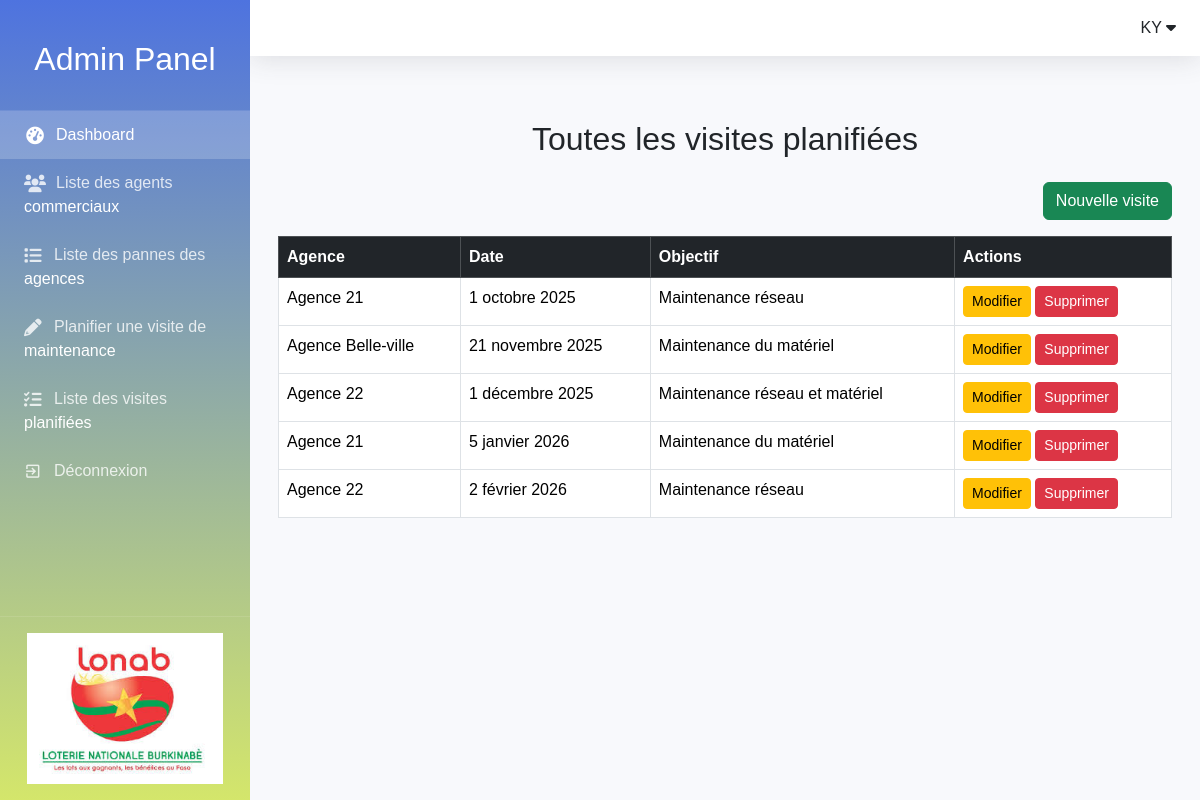
Page /monapplication/visites/ (signed in) on the committed database.
### monapplication/models.py (models this page shows, shortened)
class VisiteMaintenance(models.Model):
    agence = models.ForeignKey('Agence', on_delete=models.CASCADE)
    date_visite = models.DateField()
    objet = models.CharField(max_length=255)
    date_creation = models.DateTimeField(default=timezone.now)

class Agence(models.Model):
    nom = models.CharField(max_length=100)
    adresse = models.TextField()
    localisation = models.CharField(max_length=255, blank=True, null=True)
    responsable = models.ForeignKey(
        ResponsableAgence,  # changé ici
        on_delete=models.SET_NULL,
        null=True,
        blank=True,
        verbose_name="Responsable de l'agence"
    )

### monapplication/views.py (the view)
# urls.py: path('visites/', views.liste_visites_admin, name='liste_visites_admin'),
@login_required
@user_passes_test(is_admin)
def liste_visites_admin(request):
    visites = VisiteMaintenance.objects.all().order_by('date_visite')
    return render(request, 'liste_visites_admin.html', {'visites': visites})

### monapplication/views.py (called while the page is built)
def is_admin(user):
    return user.is_superuser

### monapplication/templates/liste_visites_admin.html
{% extends 'base_generic.html' %}
{% block content %}
<div class="container mt-5">
    <h2 class="text-center mb-4">Toutes les visites planifiées</h2>
    <div class="text-end mb-3">
        <a href="{% url 'planifier_visite' %}" class="btn btn-success">Nouvelle visite</a>
    </div>
    {% if visites %}
    <table class="table table-bordered text-center">
        <thead class="table-dark">
            <tr>
                <th>Agence</th>
                <th>Date</th>
                <th>Objectif</th>
                <th>Actions</th>
            </tr>
        </thead>
        <tbody>
            {% for visite in visites %}
            <tr>
                <td>{{ visite.agence.nom }}</td>
                <td>{{ visite.date_visite}}</td>
                <td>{{ visite.objet }}</td>
                <td>
                    <a href="{% url 'modifier_visite' visite.id %}" class="btn btn-warning btn-sm">Modifier</a>
                    <a href="{% url 'supprimer_visite' visite.id %}" class="btn btn-danger btn-sm">Supprimer</a>
                </td>
            </tr>
            {% endfor %}
        </tbody>
    </table>
    {% else %}
        <p class="text-center">Aucune visite planifiée.</p>
    {% endif %}
</div>
{% endblock %}

### monapplication/templates/base_generic.html (style rules this page uses)
:root { --primary: #4e73df; --secondary: #858796; --success: #1cc88a; --info: #36b9cc; --warning: #f6c23e; --danger: #e74a3b; --light: #f8f9fc; --dark: #5a5c69; }
* { margin: 0; padding: 0; box-sizing: border-box; font-family: 'Nunito', sans-serif; }
body { background-color: #f8f9fc; min-height: 100vh; display: flex; }
table { width: 100%; border-collapse: collapse; }
th, td { padding: 0.75rem; text-align: left; border-bottom: 1px solid rgba(0, 0, 0, 0.05); white-space: nowrap; }
th { background-color: var(--light); color: var(--dark); font-weight: bold; }

### rows in the picture
VisiteMaintenance: agence.nom "Agence 21", date_visite "1 octobre 2025", objet "Maintenance réseau"
VisiteMaintenance: agence.nom "Agence Belle-ville", date_visite "21 novembre 2025", objet "Maintenance du matériel"
VisiteMaintenance: agence.nom "Agence 22", date_visite "1 décembre 2025", objet "Maintenance réseau et matériel"
VisiteMaintenance: agence.nom "Agence 21", date_visite "5 janvier 2026", objet "Maintenance du matériel"
VisiteMaintenance: agence.nom "Agence 22", date_visite "2 février 2026", objet "Maintenance réseau"
